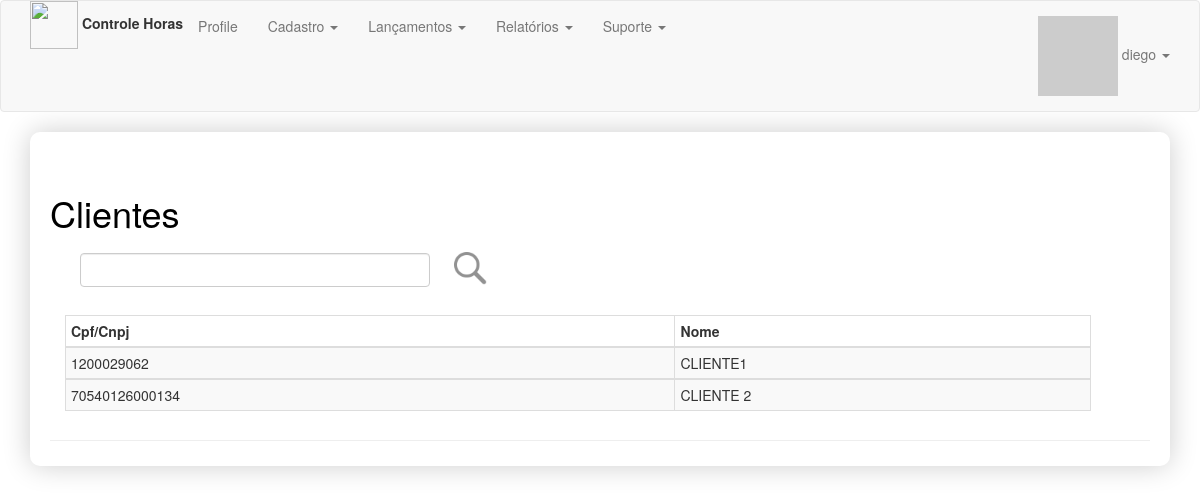
The page /admin/cliente/lista (signed in) on the database its author committed.
### app/models.py (models this page shows, shortened)
class User(UserMixin, db.Model):
    __tablename__ = 'users'
    id = db.Column(db.Integer, primary_key=True)
    email = db.Column(db.String(64), nullable=False, unique=True, index=True)
    username = db.Column(db.String(64), nullable=False, unique=True, index=True)
    is_admin = db.Column(db.Boolean)
    password_hash = db.Column(db.String(256))
    name = db.Column(db.String(64))
    location = db.Column(db.String(64))
    bio = db.Column(db.Text)
    member_since = db.Column(db.DateTime(), default=datetime.utcnow)
    avatar_hash = db.Column(db.String(256))
    talks = db.relationship('Talk', lazy='dynamic', backref='author')
    @property
    def password(self):
        raise AttributeError('password is not a readable attribute')
    def gravatar(self, size=100, default='identicon', rating='g'):
        if request.is_secure:
            url = 'https://secure.gravatar.com/avatar'
        else:
            url = 'http://www.gravatar.com/avatar'
        hash = self.avatar_hash or hashlib.md5(self.email.encode('utf-8')).hexdigest()
        return "{url}/{hash}?s={size}&d={default}&r={rating}".format(url=url, hash=hash, size=size, default=default, rating=rating)

class Cliente(db.Model):
    __tablename__ = 'clientes'
    id = db.Column(db.Integer, primary_key=True)
    cpf_cnpj = db.Column(db.Integer, nullable=False, unique=True, index=True)
    nome = db.Column(db.String(40))

### app/cliente/routes.py (the view)
@cliente.route('/lista', methods=['GET', 'POST'])
def clienteLista():
    clienteLista = Cliente.query.all()
    if request.form.get('submitFiltro') == 'submitFiltro':
        filtro = request.form.get('txtFiltro')
        if filtro is None or filtro == "":
            clienteLista = Cliente.query.all()
        else:
            clienteLista = Cliente.query.filter(or_(Cliente.cpf_cnpj.like('%' + filtro + '%'),
                                                    Cliente.nome.like('%' + filtro + '%')))
    else:
        clienteLista = Cliente.query.all()
    return render_template('cliente/clienteCadastroLista.html', clienteLista=clienteLista)

### app/models.py (called while the page is built)
@login_manager.user_loader
def load_user(user_id):
    return User.query.get(int(user_id))

### app/templates/cliente/clienteCadastroLista.html
{% extends "base.html" %}
{% block page_content %}
<div class="page-header" style="">
    <div class="container">
        <div class="row">
            <h1>Clientes</h1>
            <div class="col-sm-12">
                <form method="post" action="/admin/cliente/lista">
                    <div class="col-sm-4" style="padding-top:10px">
                        <input name="txtFiltro" class="form-control"  type="text" title="filtro">
                    </div>
                    <input type="image" src="{{ url_for('static', filename='imagens/search.png') }}" width="48" height="48" value="submitFiltro" name="submitFiltro">
                </form>
            </div>
        </div>
        <br/>
        <div class="table-responsive">
            <table class="table table-striped table-bordered table-hover table-condensed" style="width:90%">
               <thead class="thead-dark">
               <tr>
                   <th>Cpf/Cnpj</th>
                   <th>Nome</th>
               </tr>
               </thead>
               {% for cliente in clienteLista %}
               <tbody>
               <tr>
                   <td>{{cliente.cpf_cnpj}}</td>
                   <td>{{cliente.nome}}</td>
               </tr>
               </tbody>
               {% endfor %}
           </table>
        </div>
    </div>
</div>
{% endblock %}

### app/templates/base.html (shortened to what this page needs)
{% extends "bootstrap/base.html" %}
{% block head %}
{{ super() }}
{% endblock %}
{% block styles %}
{{ super() }}
    <link rel="stylesheet" type="text/css" href="{{ url_for('static', filename='css/estilo.css') }}">
{% endblock %}
{% block navbar %}
<div class="navbar navbar-default" role="navigation">
    <div class="container">
        <div class="nav navbar-nav navbar-left">
           <img src="{{ url_for('static', filename='imagens/time.png') }}" width="48" height="48">
            <label>Controle Horas</label>
        </div>
        <ul class="nav navbar-nav">
            {% if current_user.is_authenticated %}
            <li><a href="{{ url_for('talks.user', username=current_user.username) }}">Profile</a></li>
            {% endif %}
        </ul>
        <ul class="nav navbar-nav">
            {% if ((current_user.is_authenticated) and (current_user.is_admin)) %}
            <li class="dropdown">
                <a class="dropdown-toggle" data-toggle="dropdown" href="#">Cadastro
                    <span class="caret"></span></a>
            </li>
            {% endif %}
            {% if (current_user.is_authenticated)%}
            <li class="dropdown">
            <a class="dropdown-toggle" data-toggle="dropdown" href="#">Lançamentos
                <span class="caret"></span></a>
            </li>
            <li class="dropdown">
                <a class="dropdown-toggle" data-toggle="dropdown" href="#">Relatórios
                    <span class="caret"></span></a>
            </li>
            <li class="dropdown">
                <a class="dropdown-toggle" data-toggle="dropdown" href="#">Suporte
                    <span class="caret"></span></a>
            </li>
            {% endif %}
        </ul>
        <ul class="nav navbar-nav navbar-right">
            {% if not current_user.is_authenticated %}
            <li><a href="{{ url_for('auth.login') }}">Login</a></li>
            {% else %}
            <li class="dropdown">
                <a href="#" class="dropdown-toggle" data-toggle="dropdown">
                    <img src="{{ current_user.gravatar(size=18) }}">
                    {{ current_user.username }}
                    <b class="caret"></b>
                </a>
            </li>
            {% endif %}
        </ul>
    </div>
</div>
{% endblock %}
{% block content %}
<div class="container">
    <div class="demo">
        {% block page_content %}{% endblock %}
    </div>
</div>
{% endblock %}

### app/static/css/estilo.css (style rules this page uses)
.demo { padding: 1px 20px 5px 20px; -webkit-box-shadow: 0px 0px 28px 0px rgba(0,0,0,0.2); box-shadow: 0px 0px 28px 0px rgba(0,0,0,0.2); border-radius: 10px; }
h1 { color: black; text-align: left; padding: 0px; }

### rows shown on the page
User: username "diego"
Cliente: cpf_cnpj "1200029062", nome "CLIENTE1"
Cliente: cpf_cnpj "70540126000134", nome "CLIENTE 2"
